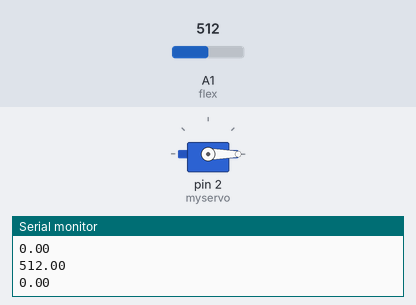
This sketch was run on a simulated Arduino Uno, built with avr-gcc and run on an emulated ATmega328P. Shown: servo, the last lines printed to the serial monitor. The test bench sets the inputs (shaded band); at power-on: A1 (flex) = 512.

Above: at 1.2 s.
1.3 s: A1 (flex) set to 306
At 2.6 s:
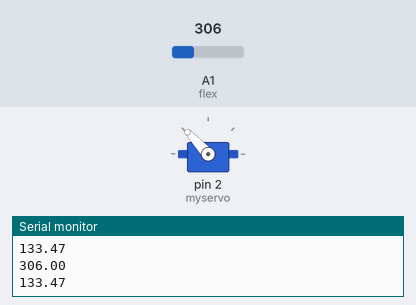
2.9 s: A1 (flex) set to 235
At 3.9 s:
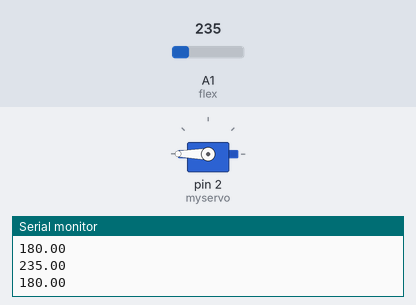
4.5 s: A1 (flex) set to 255
At 5.6 s:
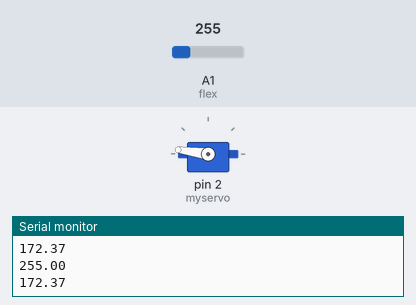
6.2 s: A1 (flex) set to 491
At 6.36 s:
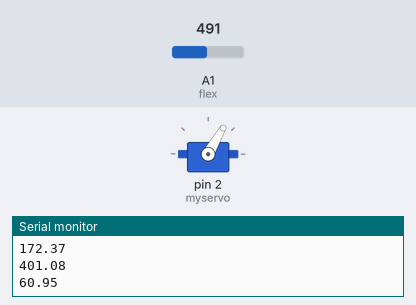
7.9 s: A1 (flex) set to 122
At 8.6 s:
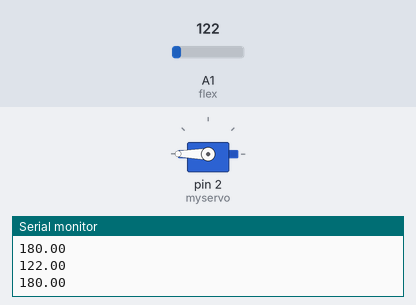
9.4 s: A1 (flex) set to 511
At 9.9 s:
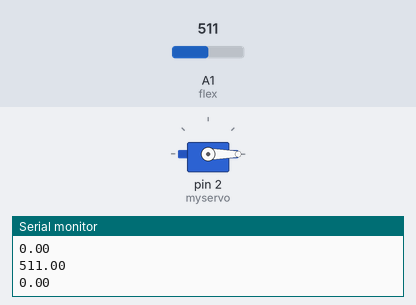
Timing chart, 0 to 12.0 s (numbered marks = the images above; inputs shaded):
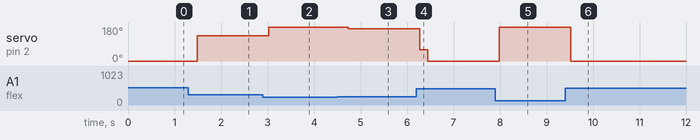

The sketch:

handreg.ino
```cpp
#include <Servo.h>
Servo myservo;
int flex = A1;
int flexpos;
float flexdeg;
float inmax;
float outmin;
float outmax;
float inmin;
float avg;
int Nmax;

float SensorMapping(float x, float inmax, float outmin, float outmax, float inmin){
  float deg = (x-inmin)*(outmax-outmin)/(inmax-inmin) + outmin;
  if (deg < 0.00){
    deg =0.00;
  }
  if (deg > 180.00){
    deg =180.00;
  }
  // while (deg < 0.00 )  {
  //   inmin = inmin -1;
  //   deg = (x-inmin)*(outmax-outmin)/(inmax-inmin) + outmin;
  // }
  // while (deg > 180.00) {
  //   inmax = inmax +1;
  //   deg = (x-inmin)*(outmax-outmin)/(inmax-inmin) + outmin;
  // }
  return deg  ;
}

void setup() {
Serial.begin(9600);
myservo.attach(2);
flexpos=0;
inmax = 245;
inmin = 481;
outmin = 0;
outmax = 180;
Nmax = 1000;
myservo.write(0);
}

 void loop() {
  avg=0;
  for (int i=0;i<Nmax;i++) {
    flexpos= analogRead(flex);
    //Serial.println(flexpos);
    avg += flexpos;
  }
  avg=avg/Nmax;
  Serial.println(avg);
  flexdeg = SensorMapping(avg, inmax, outmin, outmax,inmin);
  Serial.println(flexdeg);
  myservo.write(flexdeg);
  delay(50);
 }
```

Measured:
- after the input at 1.3 s, servo on pin 2 (myservo): 0° → 133° after 0.19 s
- after the input at 2.9 s, servo on pin 2 (myservo): 133° → 180° after 0.13 s
- after the input at 4.5 s, servo on pin 2 (myservo): 180° → 179° after 0.07 s, → 172° 0.17 s later
- after the input at 6.2 s, servo on pin 2 (myservo): 172° → 60° after 0.08 s, → 0° 0.17 s later
- after the input at 7.9 s, servo on pin 2 (myservo): 0° → 180° after 0.08 s
- after the input at 9.4 s, servo on pin 2 (myservo): 180° → 0° after 0.12 s
